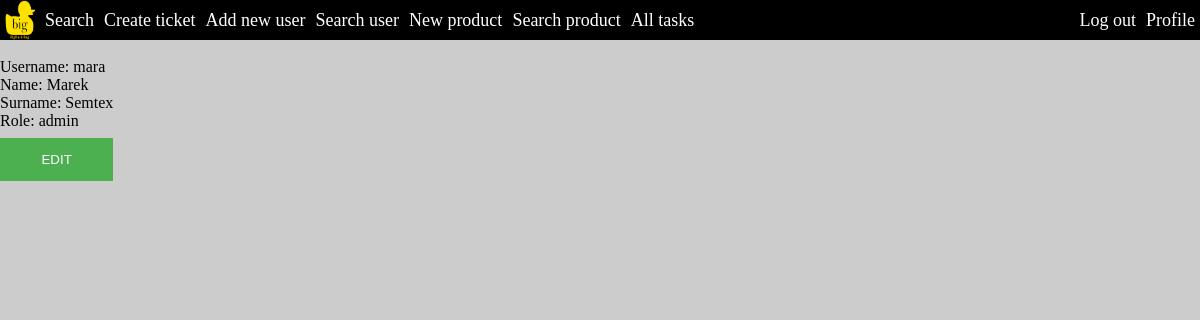
The app's page /profile.php?id=5 (signed in) with its own data.
### tables this page shows
create table Persons(personID int not null auto_increment, username varchar(64) not null, name varchar(64) not null, surname varchar(128) not null, role ENUM("customer", "worker", "manager", "senior manager", "admin"), password varchar(128),
    primary key (personID));

### php/Database.php (called while the page is built, shortened)
<?php
class Database
{
    private $host = "localhost";
    private $dbName = "db-its";
    private $username = "root";
    private $password = "";
    public function getConnection()
    {
        $this->connection = null;
        try
        {
            $this->connection = new PDO("mysql:host=" . $this->host . ";dbname=" . $this->dbName, $this->username, $this->password);
            $this->connection->exec("set names utf8");
            $this->connection->setAttribute(PDO::ATTR_ERRMODE, PDO::ERRMODE_EXCEPTION);
        }
        catch (PDOException $e)
        {
            echo "Connection error: " . $e->getMessage();
        }
        return $this->connection;
    }
}
?>

### php/model/Person.php (called while the page is built, shortened)
<?php
class Person extends DatabaseObject
{
    protected static $table_name = "Persons";
    public static function getByID($id, $dbConnection)
    {
        try
        {
            $stmt = $dbConnection->prepare("select personID, username, name, surname, role, password from " . self::$table_name . " where personID = ?");
            $stmt->execute([$id]);
            $row = $stmt->fetch();
        }
        catch (\PDOException $e)
        {
            echo "exception1";
            return null;
        }
        $person = new Person($dbConnection);
        $person->id = $id;
        $person->username = $row['username'];
        $person->name = $row['name'];
        $person->surname = $row['surname'];
        $person->password = $row['password'];
        $person->role = $row['role'];
        return $person;
    }
}

### profile.php (the view, shortened to what this page needs)
<!DOCTYPE HTML>
<html>
<head>
    <link type="text/css" rel="stylesheet" href="style.css">
</head>
<body>
    <header>
        <ul>
                <?php
                include_once "CustomElements.php";
                ?>
        </ul>
    </header>
    <br>
    <div class="main">
		<?php
        include_once "php/Database.php";
        include_once "php/model/Person.php";
        $db = new Database();
        $db->getConnection();
			if (isset($_POST["submit"])){
                $person =  new model\Person($db->connection);
                if(isset($_POST["id"]))
                {
                 $person->id = $_POST["id"];
                }
                $person->name = $_POST["name"];
                $person->surname = $_POST["surname"];
                $person->username = $_POST["username"];
                if(isset($_POST["password"]))
                {
                    $person->password =  $_POST["password"];
                }
                if(isset($_POST["role"]) && $_SESSION["role"] == "admin")
                {
                    $person->role = $_POST["role"];
                }
                else
                {
                    $person->role = "customer";
                }
                if($person->username == null or $person->name == null or $person->surname == null or $person->password == null)
                {
                    echo "Vratte se tlacitkem zpet a vyplnte vsechny udaje prosim. \n";
                    exit();
                }
                if(isset($_POST["id"]))
                {
                    echo $person->id;
                    echo $person->name;
                    echo $person->surname;
                    echo $person->username;
                    echo $person->password;
                    echo $person->role;
                    if ($person->save())
                        echo "Zmeny byly ulozeny\n";
                    else
                        echo "fuck";
                }
                else
                {
                    $same_username = \model\Person::getByName($person->username, $db->connection);
                    if ($same_username == null)
                    {
                        $person->save();
                        echo "Osoba registrovana uspesne. Prihlaste se prosim. :)\n";
                        exit();
                    }
                    else
                    {
                        echo "Toto uzivatelske jmeno je jiz pouzivane. Prosim, vyberte jine.\n";
                    }
                }
			}
			else if (isset($_GET["id"])){
                $current_person = \model\Person::getByID($_GET["id"], $db->connection);
                echo "<label>Username: $current_person->username</label><br>";
                echo "<label>Name: $current_person->name</label><br>";
                echo "<label>Surname: $current_person->surname</label><br>";
                echo "<label>Role: $current_person->role</label><br>";
                if($_SESSION["id"] == $_GET["id"])
                {
                    echo "<a href='profile.php?action=edit'><button>EDIT</button></a><br>";
                }
			    else
                {
                    echo "<a href='profile.php?action=edit&userid=";
                    echo $_GET["id"];
                    echo "'><button>EDIT</button></a><br>";
                }
			}
		?>
    </div>
</body>
</html>

### style.css (style rules this page uses)
body { background-color: #cccccc; background-repeat: no-repeat; background-attachment: fixed; background-position: center; color: black; position: relative; margin: 0px 0px; }
header { color: white; }
header ul { background-color: black; width: 100%; position: fixed; margin: 0px 0px; padding: 0px 0px; list-style-type: none; }
ul { list-style-type: none; }
a { color: inherit; text-decoration: none; }
.main { float: left; padding: 40px 0px; }
button { background-color: #4CAF50; color: white; padding: 14px 20px; margin: 8px 0; border: none; cursor: pointer; width: 100%; }

### records on screen
persons: username "mara", name "Marek", surname "Semtex", role "admin"
